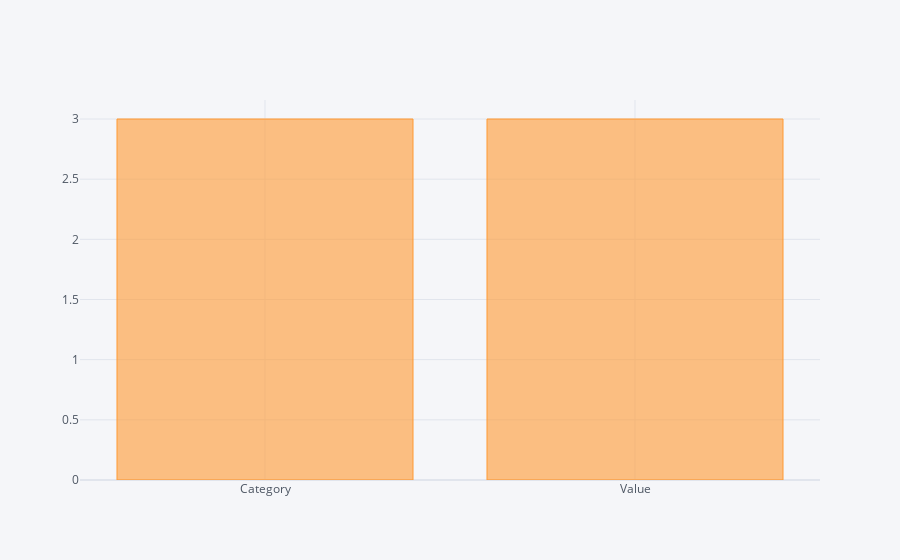

The notebook cell saved with this chart:
### Code cell
df2.count().iplot(kind='bar',)

### Figure 1 — Plotly figure (JSON) as saved in the notebook; plotly's stock layout.template omitted (floating-point values rounded to 4 significant figures)
{"data": [{"marker": {"color": "rgba(255, 153, 51, 0.6)", "line": {"color": "rgba(255, 153, 51, 1.0)", "width": 1}}, "name": "None", "orientation": "v", "text": "", "type": "bar", "x": ["Category", "Value"], "y": [3, 3]}], "layout": {"legend": {"bgcolor": "#F5F6F9", "font": {"color": "#4D5663"}}, "paper_bgcolor": "#F5F6F9", "plot_bgcolor": "#F5F6F9", "title": {"font": {"color": "#4D5663"}}, "xaxis": {"gridcolor": "#E1E5ED", "showgrid": true, "tickfont": {"color": "#4D5663"}, "title": {"font": {"color": "#4D5663"}, "text": ""}, "zerolinecolor": "#E1E5ED"}, "yaxis": {"gridcolor": "#E1E5ED", "showgrid": true, "tickfont": {"color": "#4D5663"}, "title": {"font": {"color": "#4D5663"}, "text": ""}, "zerolinecolor": "#E1E5ED"}}}
